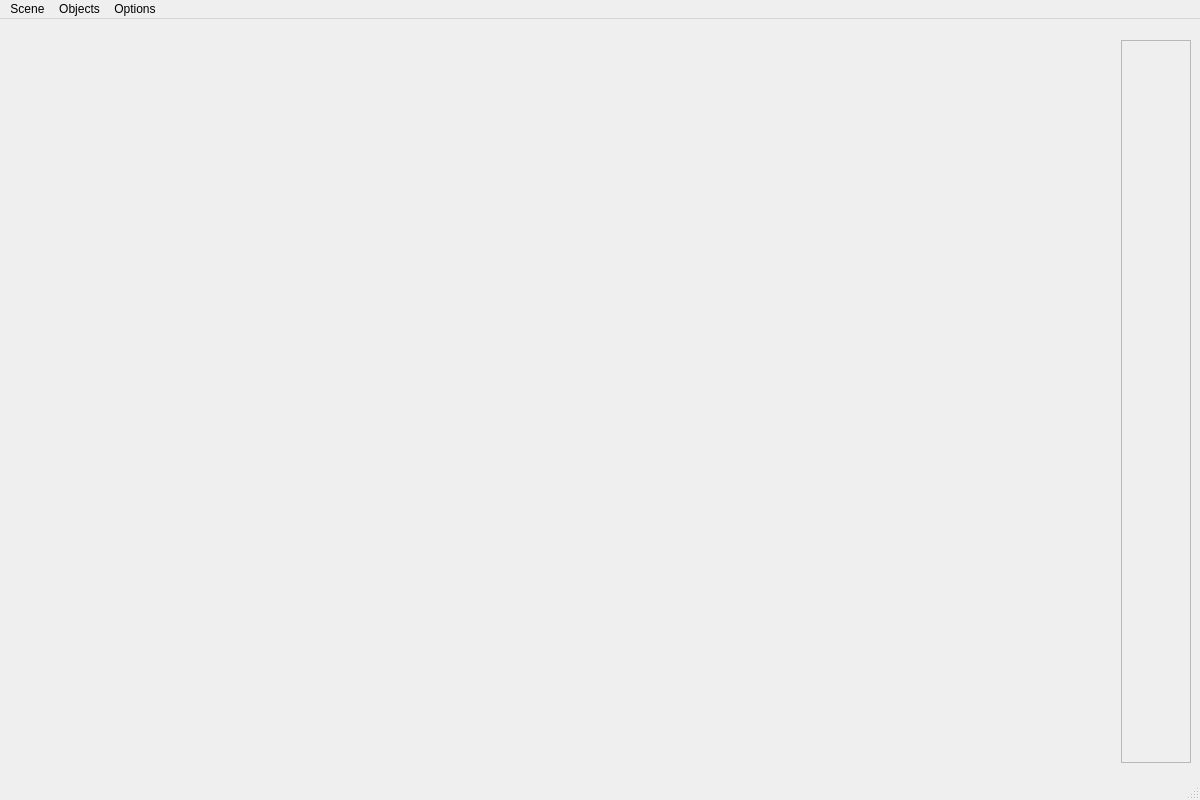
<?xml version="1.0" encoding="UTF-8"?>
<ui version="4.0">
 <class>MainWindow</class>
 <widget class="QMainWindow" name="MainWindow">
  <property name="geometry">
   <rect>
    <x>0</x>
    <y>0</y>
    <width>1200</width>
    <height>800</height>
   </rect>
  </property>
  <property name="minimumSize">
   <size>
    <width>1200</width>
    <height>800</height>
   </size>
  </property>
  <property name="mouseTracking">
   <bool>true</bool>
  </property>
  <property name="windowTitle">
   <string>MainWindow</string>
  </property>
  <widget class="QWidget" name="centralwidget">
   <layout class="QHBoxLayout" name="horizontalLayout">
    <item>
     <widget class="GLWidget" name="sceneWidget" native="true">
      <property name="sizePolicy">
       <sizepolicy hsizetype="Expanding" vsizetype="Expanding">
        <horstretch>0</horstretch>
        <verstretch>0</verstretch>
       </sizepolicy>
      </property>
      <property name="mouseTracking">
       <bool>true</bool>
      </property>
      <property name="focusPolicy">
       <enum>Qt::StrongFocus</enum>
      </property>
      <layout class="QHBoxLayout" name="horizontalLayout_2">
       <property name="sizeConstraint">
        <enum>QLayout::SetDefaultConstraint</enum>
       </property>
      </layout>
     </widget>
    </item>
    <item>
     <layout class="QVBoxLayout" name="verticalLayout_3">
      <property name="sizeConstraint">
       <enum>QLayout::SetDefaultConstraint</enum>
      </property>
      <item>
       <widget class="CursorControl" name="cursorPosWidget" native="true"/>
      </item>
      <item>
       <widget class="StereoscopicConfig" name="anaglyphWidget" native="true"/>
      </item>
      <item>
       <widget class="QScrollArea" name="scrollArea">
        <property name="sizePolicy">
         <sizepolicy hsizetype="Preferred" vsizetype="Expanding">
          <horstretch>0</horstretch>
          <verstretch>0</verstretch>
         </sizepolicy>
        </property>
        <property name="horizontalScrollBarPolicy">
         <enum>Qt::ScrollBarAlwaysOff</enum>
        </property>
        <property name="sizeAdjustPolicy">
         <enum>QAbstractScrollArea::AdjustToContents</enum>
        </property>
        <property name="widgetResizable">
         <bool>true</bool>
        </property>
        <property name="alignment">
         <set>Qt::AlignRight|Qt::AlignTop|Qt::AlignTrailing</set>
        </property>
        <widget class="QWidget" name="scrollAreaWidgetContents">
         <property name="geometry">
          <rect>
           <x>0</x>
           <y>0</y>
           <width>68</width>
           <height>718</height>
          </rect>
         </property>
         <layout class="QVBoxLayout" name="verticalLayout"/>
        </widget>
       </widget>
      </item>
      <item>
       <widget class="SceneElementsList" name="sceneElementsWIdget" native="true"/>
      </item>
     </layout>
    </item>
   </layout>
  </widget>
  <widget class="QMenuBar" name="menubar">
   <property name="geometry">
    <rect>
     <x>0</x>
     <y>0</y>
     <width>1200</width>
     <height>20</height>
    </rect>
   </property>
   <widget class="QMenu" name="menuObjects">
    <property name="title">
     <string>Scene</string>
    </property>
    <addaction name="actionNew"/>
    <addaction name="actionOpen"/>
    <addaction name="actionSave"/>
    <addaction name="separator"/>
    <addaction name="actionExit"/>
   </widget>
   <widget class="QMenu" name="menuOptions">
    <property name="title">
     <string>Options</string>
    </property>
    <addaction name="actionShow_Bezier_polygon"/>
    <addaction name="actionShow_BSpline_polygon"/>
    <addaction name="actionShow_Bezier_mesh"/>
    <addaction name="separator"/>
    <addaction name="actionAnaglyphic_3D_view"/>
   </widget>
   <widget class="QMenu" name="menuObjects_2">
    <property name="title">
     <string>Objects</string>
    </property>
    <widget class="QMenu" name="menuPoints_2">
     <property name="title">
      <string>Points</string>
     </property>
     <addaction name="actionPoint"/>
     <addaction name="actionTorus"/>
     <addaction name="actionCube"/>
    </widget>
    <widget class="QMenu" name="menuCurves_2">
     <property name="title">
      <string>Curves</string>
     </property>
     <addaction name="actionBezierC0"/>
     <addaction name="actionBezierC2"/>
     <addaction name="actionInterpolationC2"/>
    </widget>
    <widget class="QMenu" name="menuPlanes_2">
     <property name="title">
      <string>Planes</string>
     </property>
     <addaction name="actionPlaneC0"/>
     <addaction name="actionPlaneC2"/>
    </widget>
    <addaction name="menuPoints_2"/>
    <addaction name="menuCurves_2"/>
    <addaction name="menuPlanes_2"/>
   </widget>
   <addaction name="menuObjects"/>
   <addaction name="menuObjects_2"/>
   <addaction name="menuOptions"/>
  </widget>
  <widget class="QStatusBar" name="statusbar"/>
  <action name="actionTorus">
   <property name="text">
    <string>Torus</string>
   </property>
  </action>
  <action name="actionPoint">
   <property name="text">
    <string>Point</string>
   </property>
  </action>
  <action name="actionCube">
   <property name="text">
    <string>Cube</string>
   </property>
  </action>
  <action name="actionBezierC0">
   <property name="text">
    <string>BezierC0</string>
   </property>
  </action>
  <action name="actionShow_Bezier_polygon">
   <property name="checkable">
    <bool>true</bool>
   </property>
   <property name="checked">
    <bool>false</bool>
   </property>
   <property name="text">
    <string>Show Bezier polygon</string>
   </property>
  </action>
  <action name="actionBezierC2">
   <property name="text">
    <string>BezierC2</string>
   </property>
  </action>
  <action name="actionShow_BSpline_polygon">
   <property name="checkable">
    <bool>true</bool>
   </property>
   <property name="text">
    <string>Show BSpline polygon</string>
   </property>
  </action>
  <action name="actionInterpolationC2">
   <property name="text">
    <string>InterpolationC2</string>
   </property>
  </action>
  <action name="actionAnaglyphic_3D_view">
   <property name="checkable">
    <bool>true</bool>
   </property>
   <property name="text">
    <string>Anaglyphic 3D view</string>
   </property>
  </action>
  <action name="actionShow_Bezier_mesh">
   <property name="checkable">
    <bool>true</bool>
   </property>
   <property name="text">
    <string>Show Bezier mesh</string>
   </property>
  </action>
  <action name="actionPlaneC0">
   <property name="text">
    <string>PlaneC0</string>
   </property>
  </action>
  <action name="actionNew">
   <property name="text">
    <string>New</string>
   </property>
  </action>
  <action name="actionOpen">
   <property name="text">
    <string>Open...</string>
   </property>
  </action>
  <action name="actionSave">
   <property name="text">
    <string>Save...</string>
   </property>
  </action>
  <action name="actionPlaneC2">
   <property name="text">
    <string>PlaneC2</string>
   </property>
  </action>
  <action name="actionExit">
   <property name="text">
    <string>Exit</string>
   </property>
  </action>
 </widget>
 <customwidgets>
  <customwidget>
   <class>GLWidget</class>
   <extends>QWidget</extends>
   <header>glwidget.h</header>
   <container>1</container>
  </customwidget>
  <customwidget>
   <class>CursorControl</class>
   <extends>QWidget</extends>
   <header>Controls/cursorcontrol.h</header>
   <container>1</container>
  </customwidget>
  <customwidget>
   <class>SceneElementsList</class>
   <extends>QWidget</extends>
   <header>Controls/sceneelementslist.h</header>
   <container>1</container>
  </customwidget>
  <customwidget>
   <class>StereoscopicConfig</class>
   <extends>QWidget</extends>
   <header>Controls/stereoscopicconfig.h</header>
   <container>1</container>
  </customwidget>
 </customwidgets>
 <resources/>
 <connections/>
</ui>
